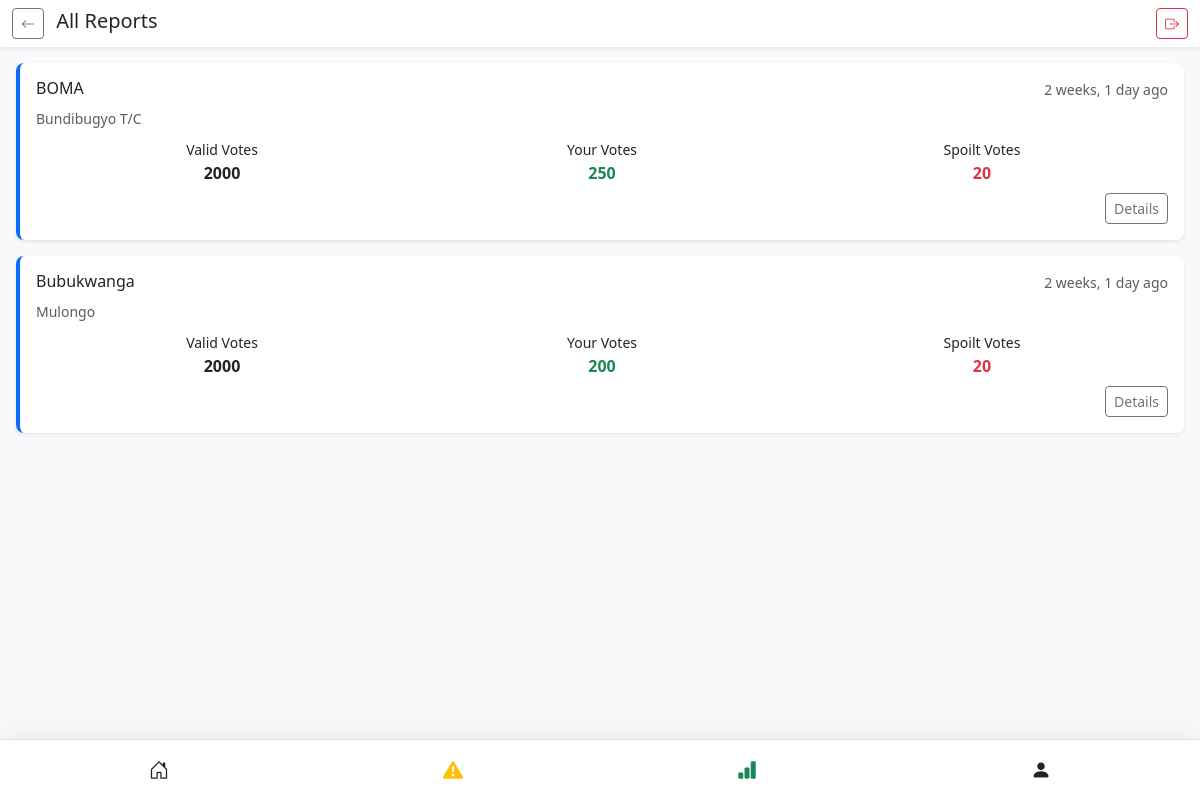
The app's page /reports.html (signed in), older data.
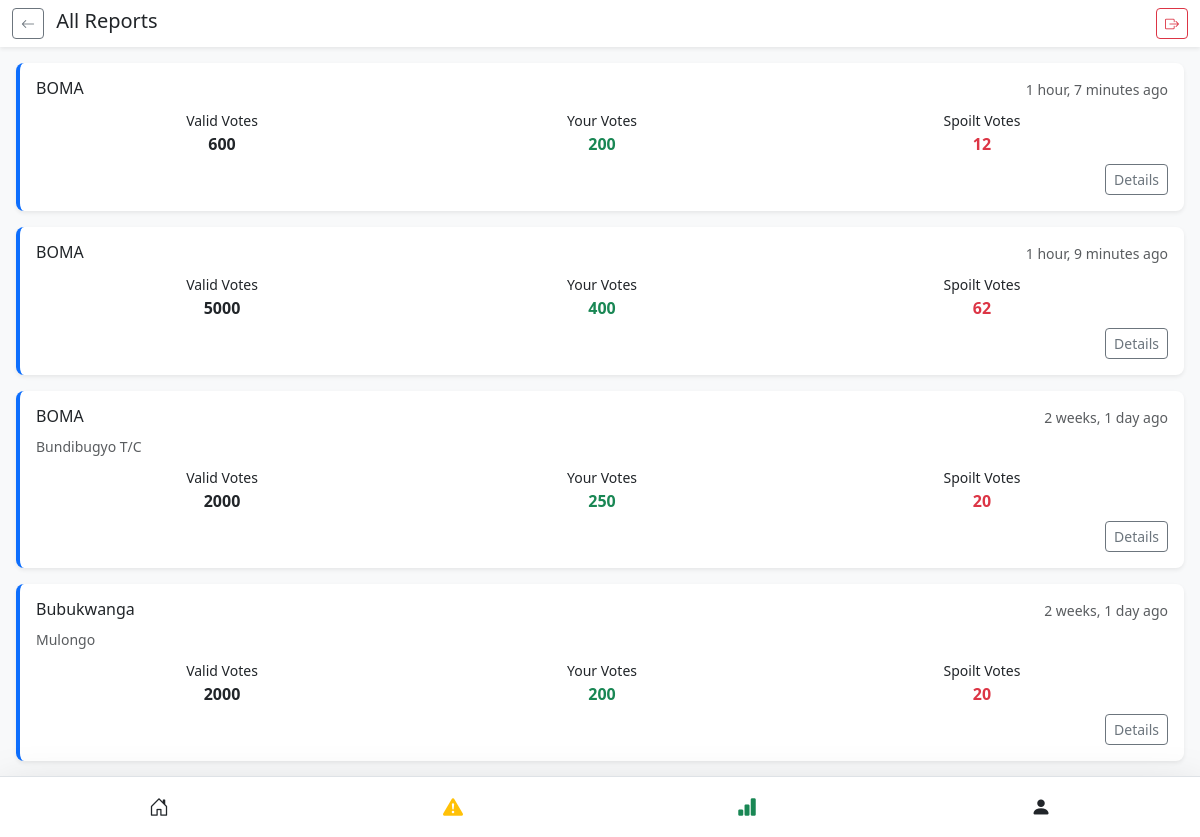
The same page, newer data.
### agent/models.py (models this page shows, shortened)
class VoteReport(models.Model):
    agent = models.ForeignKey(Agent, on_delete=models.CASCADE, related_name='vote_report', null=True, blank=True  )
    poll_name = models.CharField(max_length=200)
    location = models.CharField(max_length=200, blank=True)
    valid_vote = models.IntegerField(default=0)
    spoilt_vote = models.IntegerField(default=0)
    vote_count = models.IntegerField(default=0)
    comment = models.TextField(blank=True)
    photo = models.ImageField(upload_to='vote_reports/', null=True, blank=True)
    dr_form = models.FileField(
        upload_to='dr_forms/',
        blank=True,
        null=True,
        verbose_name="DR Form Photo")
    submitted_at = models.DateTimeField(default=timezone.now)

### agent/views.py (the view)
# urls.py: path('reports.html', views.reports, name='reports'),
@login_required
def reports(request):
    try:
        candidate = request.user.candidate
    except:
        return redirect('candidate_login')
    reports = VoteReport.objects.filter(agent__candidate=candidate).order_by('-submitted_at')
    return render(request, 'reports.html', context = {
        'reports':reports
    })

### templates/reports.html (shortened to what this page needs)
<!DOCTYPE html>
<html lang="en">
<head>
  <link href="https://cdn.jsdelivr.net/npm/bootstrap@5.3.0/dist/css/bootstrap.min.css" rel="stylesheet">
  <link rel="stylesheet" href="https://cdn.jsdelivr.net/npm/bootstrap-icons@1.10.0/font/bootstrap-icons.css">
</head>
<body class="bg-light">
  <header class="sticky-top bg-white shadow-sm">
    <div class="container-fluid py-2">
      <div class="d-flex justify-content-between align-items-center">
        <div>
          <a href="{% url 'candidate_dashboard' %}" class="btn btn-sm btn-outline-secondary me-2">
            <i class="bi bi-arrow-left"></i>
          </a>
          <h5 class="d-inline-block mb-0">All Reports</h5>
        </div>
        <a href="{% url 'logout' %}" class="btn btn-sm btn-outline-danger">
          <i class="bi bi-box-arrow-right"></i>
        </a>
      </div>
    </div>
  </header>
  <main class="container-fluid p-3">
    {% if reports %}
      <div class="row g-3">
        {% for report in reports|slice:":600" %}
        <div class="col-12">
          <div class="report-card bg-white rounded-3 shadow-sm p-3">
            <div class="d-flex justify-content-between mb-2">
              <h6 class="mb-0">{{ report.poll_name }}</h6>
              <small class="text-muted">{{ report.submitted_at|timesince }} ago</small>
            </div>
            <p class="text-muted small mb-2">{{ report.location }}</p>
            <div class="row g-2 text-center">
              <div class="col-4">
                <small>Valid Votes</small>
                <p class="mb-0 fw-bold">{{ report.valid_vote }}</p>
              </div>
              <div class="col-4">
                <small>Your Votes</small>
                <p class="mb-0 fw-bold text-success">{{ report.vote_count }}</p>
              </div>
              <div class="col-4">
                <small>Spoilt Votes</small>
                <p class="mb-0 fw-bold text-danger">{{ report.spoilt_vote }}</p>
              </div>
            </div>
            <div class="d-flex justify-content-end mt-2">
<a href="{% url 'report_detail' report.id %}" class="btn btn-sm btn-outline-secondary">Details</a>
            </div>
          </div>
        </div>
        {% endfor %}
      </div>
    {% else %}
      <div class="alert alert-info">
        <i class="bi bi-info-circle"></i> No reports submitted yet by your agents.
      </div>
    {% endif %}
  </main>
  <nav class="navbar fixed-bottom bg-white shadow-lg border-top">
    <div class="container-fluid">
      <div class="d-flex justify-content-around w-100">
        <a href="{% url 'candidate_dashboard' %}" class="btn btn-link text-dark">
          <i class="bi bi-house-door fs-5"></i>
        </a>
        <a href="{% url 'reported_incident' %}" class="btn btn-link text-warning">
          <i class="bi bi-exclamation-triangle-fill fs-5"></i>
        </a>
        <a href="{% url 'results_summary' %}" class="btn btn-link text-success">
          <i class="bi bi-bar-chart-fill fs-5"></i>
        </a>
        <a href="#" class="btn btn-link text-dark">
          <i class="bi bi-person-fill fs-5"></i>
        </a>
      </div>
    </div>
  </nav>
</body>
</html>

Row changes from the older to the newer data that the page shows:
added VoteReport: poll_name "BOMA", submitted_at "1 hour, 7 minutes", valid_vote "600", vote_count "200", spoilt_vote "12"
added VoteReport: poll_name "BOMA", submitted_at "1 hour, 9 minutes", valid_vote "5000", vote_count "400", spoilt_vote "62"
